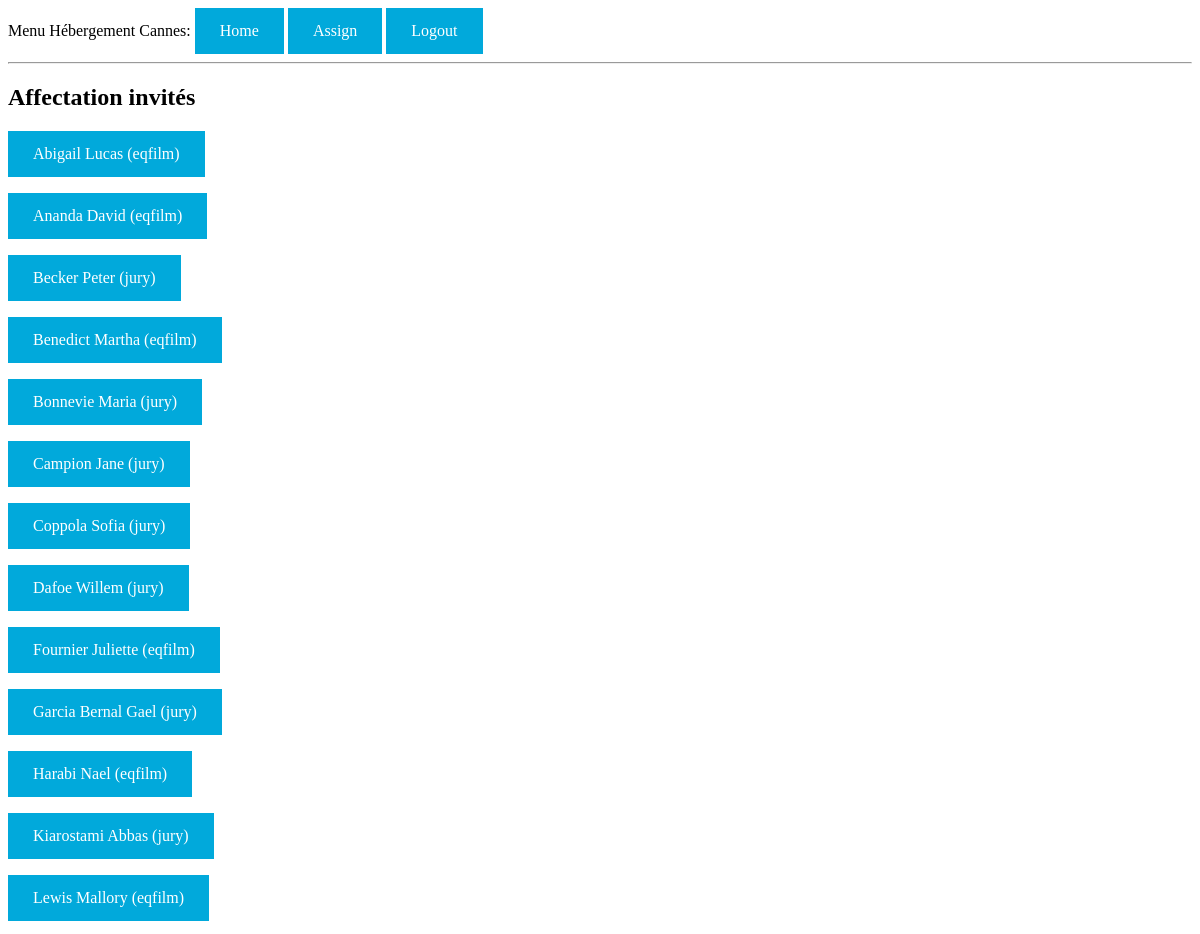
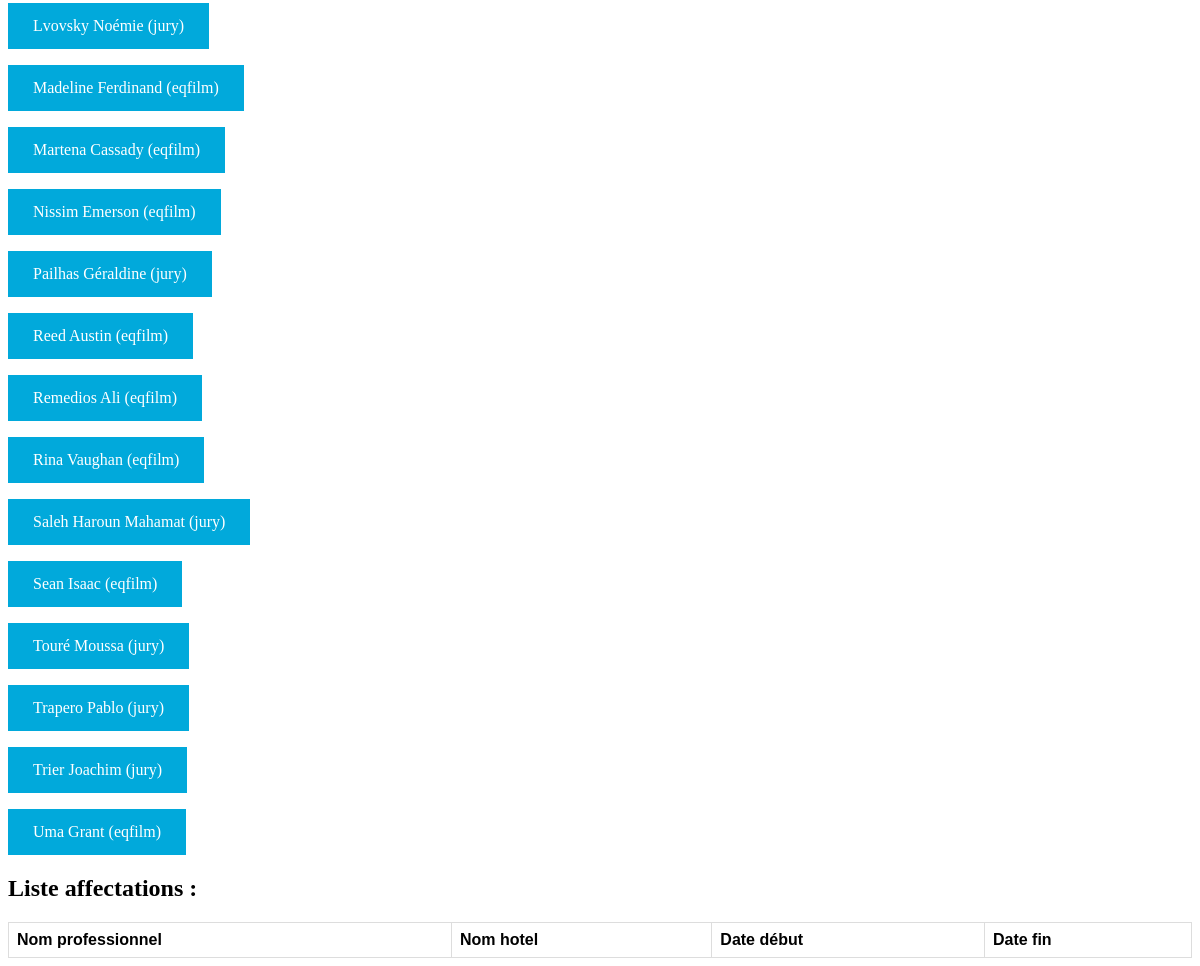
Screenshot of /assign (signed in) with the database file from the repository (2 pictures, top to bottom).
### app/models.py (models this page shows, shortened)
class Pro(db.Model):
    id = db.Column(db.Integer, primary_key=True)
    statut = db.Column(db.String(10), default='jury')
    name = db.Column(db.String(64), index=True, unique=True)
    surname = db.Column(db.String(64))
    film_id = db.Column(db.Integer, db.ForeignKey('film.id'))
    eqfilm = db.relationship('Film', foreign_keys='Pro.film_id')
    type_id = db.Column(db.Integer, db.ForeignKey('type.id'))
    typejury = db.relationship('Type', foreign_keys='Pro.type_id')

### app/routes.py (the view)
@app.route('/assign', methods=['GET', 'POST'])
@login_required
def assign():
    p = Pro.query.order_by(Pro.name).all()
    a = Assign.query.all()
    return render_template('assign.html', pros=p, assigns=a)

### app/models.py (called while the page is built)
@login.user_loader
def load_user(id):
    return User.query.get(int(id))

### app/templates/assign.html (shortened to what this page needs)
{% extends "base.html" %}
{% block content %}
  <h2>Affectation invités</h2>
  {% for p in pros %}
  <p><a href="/assign/{{ p.name }}">{{ p.name }} {{ p.surname }} ({{ p.statut }})</a></p>
  {% endfor %}
  <h2>Liste affectations : </h2>
  <table style="width:100%">
    <tr>
      <th>Nom professionnel</th>
      <th>Nom hotel</th>
      <th>Date début</th>
      <th>Date fin</th>
    </tr>
  </table>
{% endblock %}

### app/templates/base.html (style rules this page uses)
a:link, a:visited { background-color: #01A9DB; color: white; padding: 14px 25px; text-align: center; text-decoration: none; display: inline-block; }

### app/templates/assign.html (style rules this page uses)
table { font-family: arial, sans-serif; border-collapse: collapse; width: 100%; }
td, th { border: 1px solid #dddddd; text-align: left; padding: 8px; }
a:link, a:visited { background-color: #01A9DB; color: white; padding: 14px 25px; text-align: center; text-decoration: none; display: inline-block; }

### rows the page displays
Pro: name "Abigail", surname "Lucas", statut "eqfilm"
Pro: name "Ananda", surname "David", statut "eqfilm"
Pro: name "Becker", surname "Peter", statut "jury"
Pro: name "Benedict", surname "Martha", statut "eqfilm"
Pro: name "Bonnevie", surname "Maria", statut "jury"
Pro: name "Campion", surname "Jane", statut "jury"
Pro: name "Coppola", surname "Sofia", statut "jury"
Pro: name "Dafoe", surname "Willem", statut "jury"
Pro: name "Fournier", surname "Juliette", statut "eqfilm"
Pro: name "Garcia Bernal", surname "Gael", statut "jury"
Pro: name "Harabi", surname "Nael", statut "eqfilm"
Pro: name "Kiarostami", surname "Abbas", statut "jury"
Pro: name "Lewis", surname "Mallory", statut "eqfilm"
Pro: name "Lvovsky", surname "Noémie", statut "jury"
Pro: name "Madeline", surname "Ferdinand", statut "eqfilm"
Pro: name "Martena", surname "Cassady", statut "eqfilm"
Pro: name "Nissim", surname "Emerson", statut "eqfilm"
Pro: name "Pailhas", surname "Géraldine", statut "jury"
Pro: name "Reed", surname "Austin", statut "eqfilm"
Pro: name "Remedios", surname "Ali", statut "eqfilm"
Pro: name "Rina", surname "Vaughan", statut "eqfilm"
Pro: name "Saleh Haroun", surname "Mahamat", statut "jury"
Pro: name "Sean", surname "Isaac", statut "eqfilm"
Pro: name "Touré", surname "Moussa", statut "jury"
Pro: name "Trapero", surname "Pablo", statut "jury"
Pro: name "Trier", surname "Joachim", statut "jury"
Pro: name "Uma", surname "Grant", statut "eqfilm"
